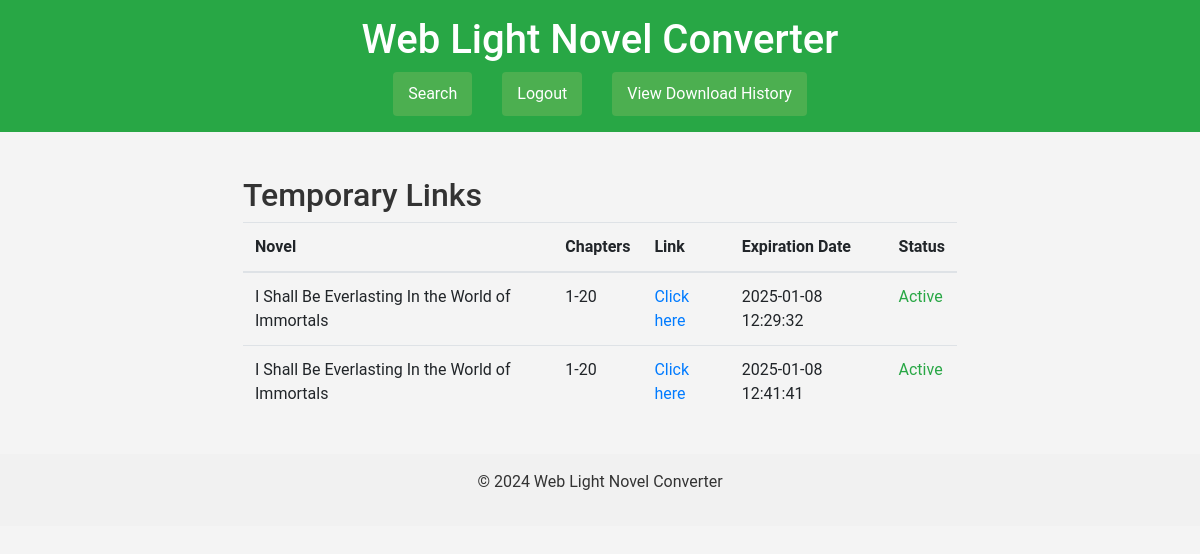
Page /temp_links (signed in) on the earlier database version.
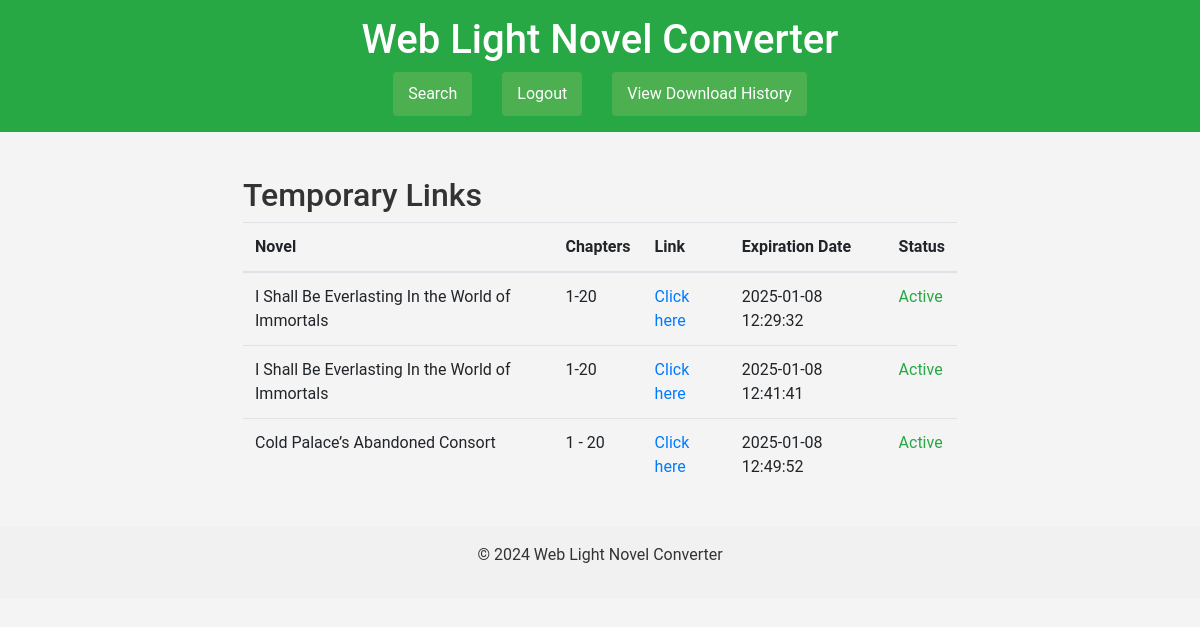
Same page on the later database version.
### models.py (models this page shows)
class TempLink(db.Model):
    id = db.Column(db.Integer, primary_key=True)
    novel_name = db.Column(db.String(255), nullable=False)
    chapter_range = db.Column(db.String(255), nullable=True)
    link = db.Column(db.String(255), nullable=False)
    expiration_date = db.Column(db.DateTime, nullable=False)
    user_id = db.Column(db.Integer, db.ForeignKey('user.id'), nullable=False)
    def is_expired(self):
        return datetime.utcnow() > self.expiration_date

### app.py (the view)
@app.route('/temp_links', methods=['GET'])
@login_required
def temp_links():
    links = TempLink.query.all()
    return render_template('temp_links.html', links=links)  # Pass links to the template

### app.py (called while the page is built)
@login_manager.user_loader
def load_user(user_id):
    return User.query.get(int(user_id))

### templates/temp_links.html
{% extends 'base.html' %}
{% block content %}
<div class="container">
    <h2>Temporary Links</h2>
    {% if links %}
        <table class="table">
            <thead>
                <tr>
                    <th>Novel</th>
                    <th>Chapters</th>
                    <th>Link</th>
                    <th>Expiration Date</th>
                    <th>Status</th>
                </tr>
            </thead>
            <tbody>
                {% for link in links %}
                    <tr>
                        <td>{{ link.novel_name }}</td>
                        <td>{{ link.chapter_range }}</td>
                        <td><a href="{{ link.link }}" target="_blank">Click here</a></td>
                        <td>{{ link.expiration_date.strftime('%Y-%m-%d %H:%M:%S') }}</td>
                        <td>
                            {% if link.is_expired() %}
                                <span class="text-danger">Expired</span>
                            {% else %}
                                <span class="text-success">Active</span>
                            {% endif %}
                        </td>
                    </tr>
                {% endfor %}
            </tbody>
        </table>
    {% else %}
        <p>No temporary links found.</p>
    {% endif %}
</div>
{% endblock %}

### templates/base.html (shortened to what this page needs)
<!DOCTYPE html>
<html lang="en">
<head>
    <link rel="stylesheet" href="https://stackpath.bootstrapcdn.com/bootstrap/4.5.2/css/bootstrap.min.css">
    <link rel="stylesheet" href="{{ url_for('static', filename='styles.css') }}">
</head>
<body>
    <header class="bg-success text-white text-center py-3">
        <h1>Web Light Novel Converter</h1>
        <nav>
            <ul class="nav justify-content-center">
                {% if current_user.is_authenticated %}
                    <li class="nav-item"><a class="btn btn-secondary ms-3" href="{{ url_for('search') }}">Search</a></li>
                    <li class="nav-item"><a class="btn btn-secondary ms-3" href="{{ url_for('logout') }}">Logout</a></li>
                    <li><a href="{{ url_for('temp_links') }}" class="btn btn-secondary ms-3">View Download History</a></li>
                {% else %}
                    <li class="nav-item"><a class="nav-link text-white" href="{{ url_for('login') }}">Login</a></li>
                    <li class="nav-item"><a class="nav-link text-white" href="{{ url_for('register') }}">Register</a></li>
                {% endif %}
            </ul>
        </nav>
    </header>
    <main class="container mt-4">
        {% block content %}{% endblock %}
    </main>
    <footer class="text-center py-3">
        <p>&copy; 2024 Web Light Novel Converter</p>
    </footer>
</body>
</html>

### static/styles.css (style rules this page uses)
body { font-family: 'Roboto', sans-serif; margin: 0; padding: 0; background-color: #f4f4f4; color: #333; }
.container { width: 80%; margin: auto; overflow: hidden; }
header { background: #4CAF50; color: white; padding: 20px 0; text-align: center; }
nav ul { list-style: none; padding: 0; }
nav ul li { display: inline; margin: 0 15px; }
nav ul li a { color: white; text-decoration: none; font-weight: bold; }
main { padding: 20px; }
.btn { background: #4CAF50; color: white; border: none; padding: 10px 15px; border-radius: 4px; cursor: pointer; font-size: 16px; }
footer { text-align: center; padding: 10px 0; background-color: #f1f1f1; position: relative; bottom: 0; width: 100%; }

Differences in the rows shown:
added TempLink: novel_name "Cold Palace’s Abandoned Consort", chapter_range "1 - 20", expiration_date "2025-01-08 12:49:52", shows "Active"
